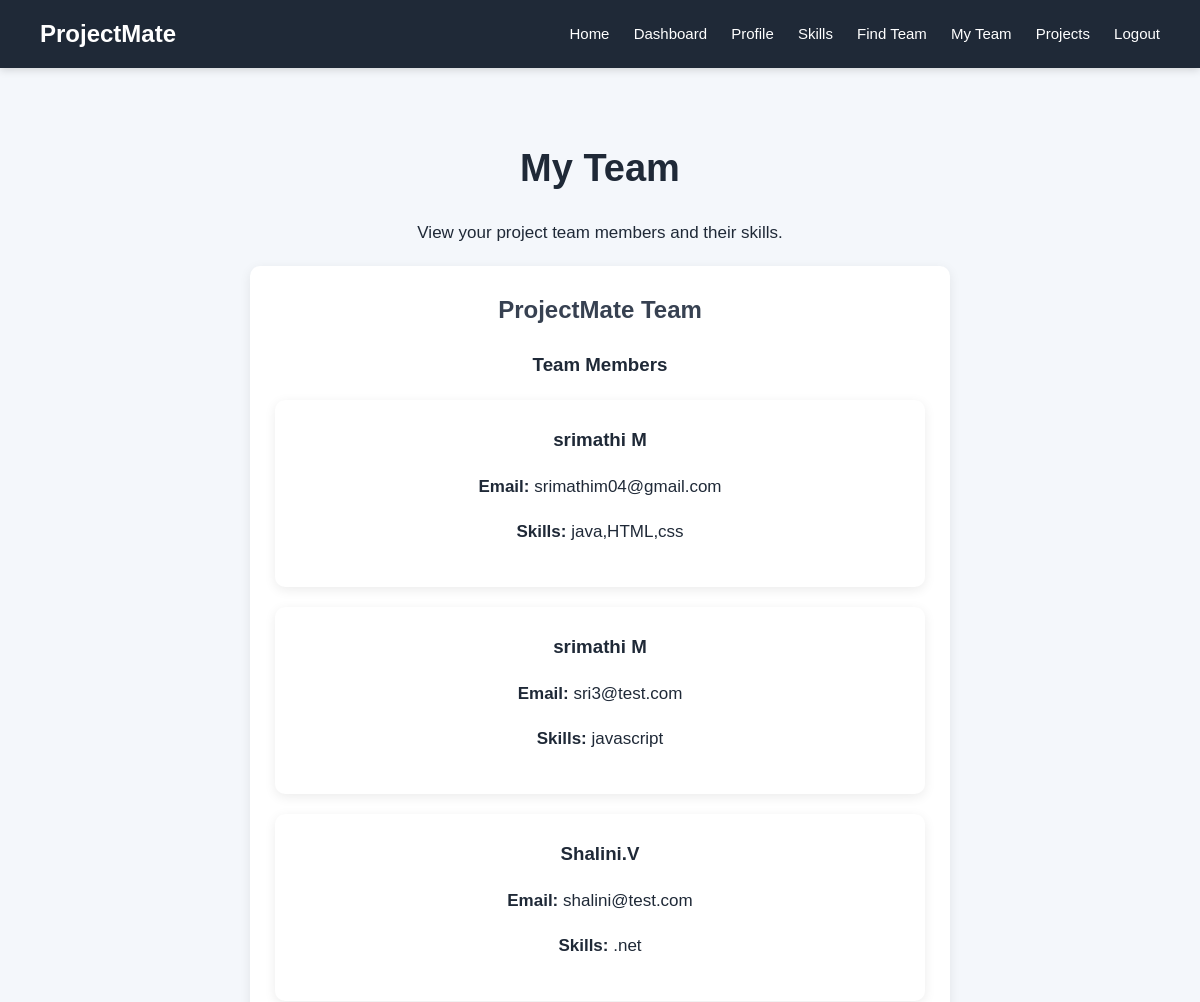
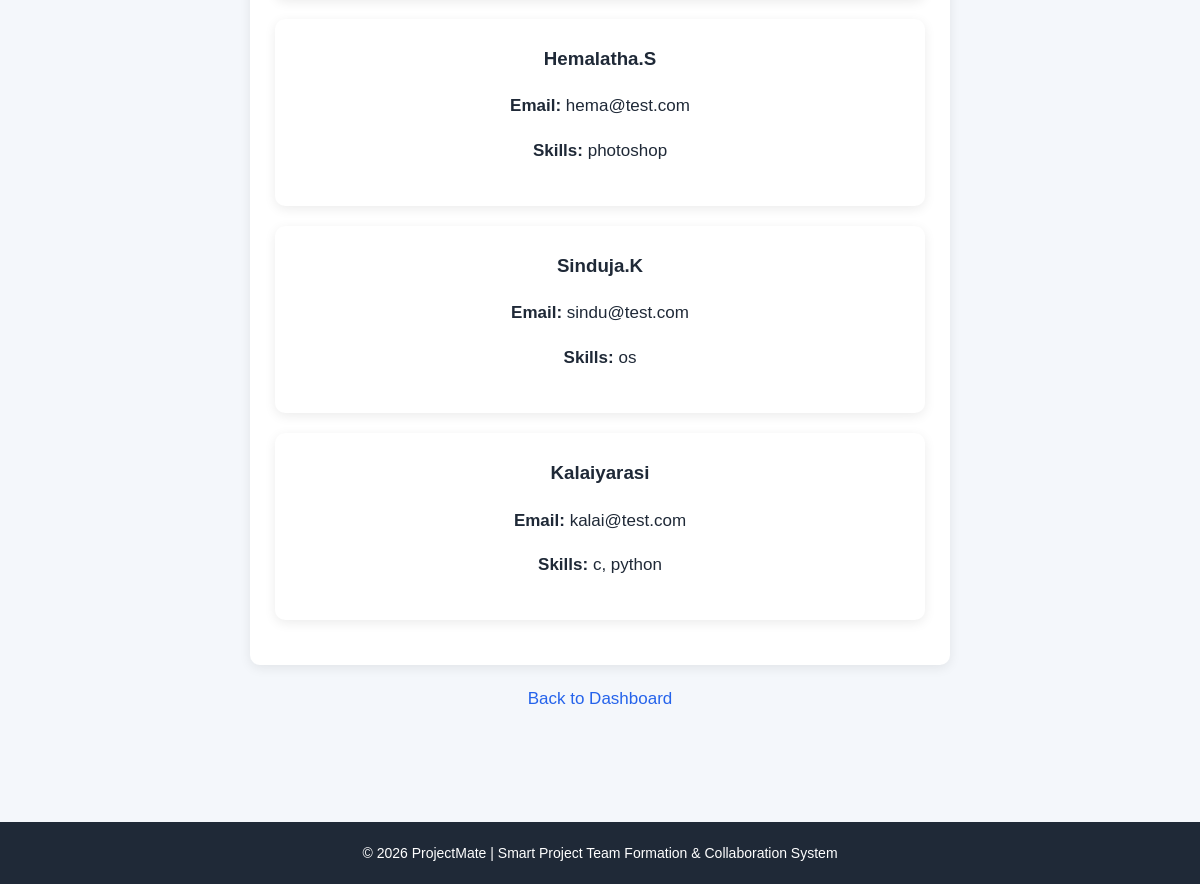
The app's page /my-team (signed in) with its own data (2 pictures, top to bottom).
### tables this page shows
CREATE TABLE teams (
            id INTEGER PRIMARY KEY AUTOINCREMENT,
            team_name TEXT UNIQUE NOT NULL,
            leader_id INTEGER,
            created_at TIMESTAMP DEFAULT CURRENT_TIMESTAMP,
            FOREIGN KEY (leader_id) REFERENCES student_profiles(id)
        );

CREATE TABLE users (
            id INTEGER PRIMARY KEY AUTOINCREMENT,
            name TEXT NOT NULL,
            email TEXT UNIQUE NOT NULL,
            password TEXT NOT NULL,
            role TEXT NOT NULL
        );

### app.py (the view)
@app.route("/my-team")
def my_team():
    user_id = session.get("user_id")
    if not user_id:
        return redirect(url_for("student_login"))
    conn = get_db_connection()
    profile = conn.execute("""
        SELECT id
        FROM student_profiles
        WHERE user_id = ?
    """, (user_id,)).fetchone()
    if profile is None:
        conn.close()
        return "Student profile not found!"
    student_id = profile["id"]
    team = conn.execute("""
        SELECT
            teams.id,
            teams.team_name
        FROM team_members
        JOIN teams
            ON team_members.team_id = teams.id
        WHERE team_members.student_id = ?
        LIMIT 1
    """, (student_id,)).fetchone()
    if team is None:
        conn.close()
        return "You are not part of any team yet!"
    members = conn.execute("""
        SELECT
            users.name,
            users.email,
            GROUP_CONCAT(
                DISTINCT skills.skill_name
            ) AS skills
        FROM team_members

        JOIN student_profiles
            ON team_members.student_id =
               student_profiles.id

        JOIN users
            ON student_profiles.user_id =
               users.id

        LEFT JOIN student_skills
            ON student_profiles.id =
               student_skills.student_id

        LEFT JOIN skills
            ON student_skills.skill_id =
               skills.id

        WHERE team_members.team_id = ?

        GROUP BY users.id
    """, (team["id"],)).fetchall()
    conn.close()
    return render_template(
        "my_team.html",
        team=team,
        members=members
    )

### app.py (called while the page is built)
def get_db_connection():
    conn = sqlite3.connect(DATABASE)
    conn.row_factory = sqlite3.Row
    return conn

### templates/my_team.html (shortened to what this page needs)
<!DOCTYPE html>
<html lang="en">
<head>
    <link rel="stylesheet"
          href="{{ url_for('static', filename='style.css') }}">
</head>
<body>
    <nav>
        <h2>ProjectMate</h2>
        <div>
            <a href="{{ url_for('home') }}">
                Home
            </a>
            <a href="{{ url_for('student_dashboard') }}">
                Dashboard
            </a>
            <a href="{{ url_for('student_profile') }}">
                Profile
            </a>
            <a href="{{ url_for('student_skills') }}">
                Skills
            </a>
            <a href="{{ url_for('find_team') }}">
                Find Team
            </a>
            <a href="{{ url_for('my_team') }}">
                My Team
            </a>
            <a href="{{ url_for('my_projects') }}">
                Projects
            </a>
            <a href="{{ url_for('student_logout') }}">
                Logout
            </a>
        </div>
    </nav>
    <main>
        <section>
            <h1>
                My Team
            </h1>
            <p>
                View your project team members and their skills.
            </p>
        </section>
        <section class="card">
            <h2>
                {{ team["team_name"] }}
            </h2>
            <h3>
                Team Members
            </h3>
            {% for member in members %}
                <div class="card">
                    <h3>
                        {{ member["name"] }}
                    </h3>
                    <p>
                        <strong>Email:</strong>
                        {{ member["email"] }}
                    </p>
                    <p>
                        <strong>Skills:</strong>
                        {{ member["skills"] or "No skills added yet" }}
                    </p>
                </div>
            {% endfor %}
        </section>
        <p>
            <a href="{{ url_for('student_dashboard') }}">
                Back to Dashboard
            </a>
        </p>
    </main>
    <footer>
        <p>
            © 2026 ProjectMate |
            Smart Project Team Formation &
            Collaboration System
        </p>
    </footer>
</body>
</html>

### static/style.css (style rules this page uses)
* { box-sizing: border-box; }
body { font-family: Arial, sans-serif; margin: 0; padding: 0; background-color: #f4f7fb; color: #1f2937; line-height: 1.6; }
nav { background-color: #1f2937; padding: 15px 40px; display: flex; justify-content: space-between; align-items: center; box-shadow: 0 2px 8px rgba(0, 0, 0, 0.15); }
nav h2 { color: white; margin: 0; }
nav a { color: white; text-decoration: none; margin-left: 20px; font-size: 15px; }
main { max-width: 1100px; margin: 0 auto; padding: 50px 25px; }
h1 { margin-top: 20px; color: #1f2937; font-size: 32px; }
h2 { color: #374151; }
h3 { color: #1f2937; }
p { font-size: 16px; line-height: 1.6; }
main section:first-child { text-align: center; }
main h1 { font-size: 38px; margin-bottom: 20px; }
main h2 { font-size: 24px; margin-bottom: 20px; }
main p { font-size: 17px; }
a { color: #2563eb; text-decoration: none; }
.card { background-color: white; padding: 25px; margin: 20px auto; max-width: 700px; border-radius: 10px; box-shadow: 0 3px 12px rgba(0, 0, 0, 0.08); }
.card h2, .card h3 { margin-top: 0; }
main > p { margin: 10px 0; }
footer { text-align: center; padding: 20px; margin-top: 50px; background-color: #1f2937; color: white; }
footer p { margin: 0; font-size: 14px; }
main { max-width: 1100px; margin: 0 auto; padding: 50px 25px; text-align: center; }
.card { background-color: white; padding: 25px; margin: 20px auto; max-width: 700px; border-radius: 10px; box-shadow: 0 3px 12px rgba(0, 0, 0, 0.08); text-align: center; }

### records on screen
teams: team_name "ProjectMate Team"
users: name "srimathi M", email "srimathim04@gmail.com", member "java,HTML,css"
users: name "srimathi M", email "sri3@test.com", member "javascript"
users: name "Shalini.V", email "shalini@test.com", member ".net"
users: name "Hemalatha.S", email "hema@test.com", member "photoshop"
users: name "Sinduja.K", email "sindu@test.com", member "os"
users: name "Kalaiyarasi", email "kalai@test.com", member "c, python"
